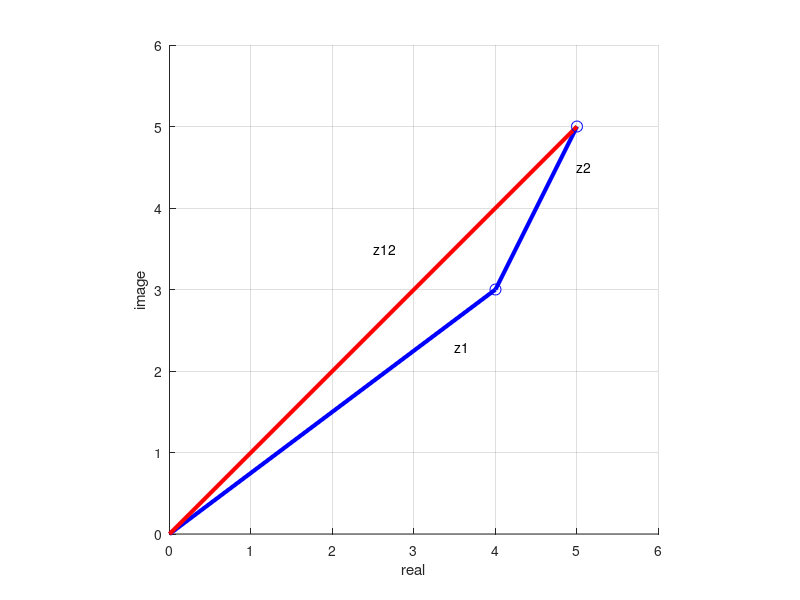

MATLAB code for this plot:
clear;
clc

z1 = 4 + 3i;
z2 = 1 + 2i;

z12 = z1 + z2;

% Plot the diagram
clf, hold on
plot([0, z1, z12], '-b', 'LineWidth', 3)

plot([0, z12], '-r', 'LineWidth', 3)

plot([z1, z12], 'ob', 'MarkerSize', 8)

hold off
grid on

axis equal
axis([0, 6, 0, 6])
text(3.5, 2.3, 'z1')
text(5, 4.5, 'z2')
text(2.5, 3.5, 'z12')

xlabel('real')
ylabel('image')